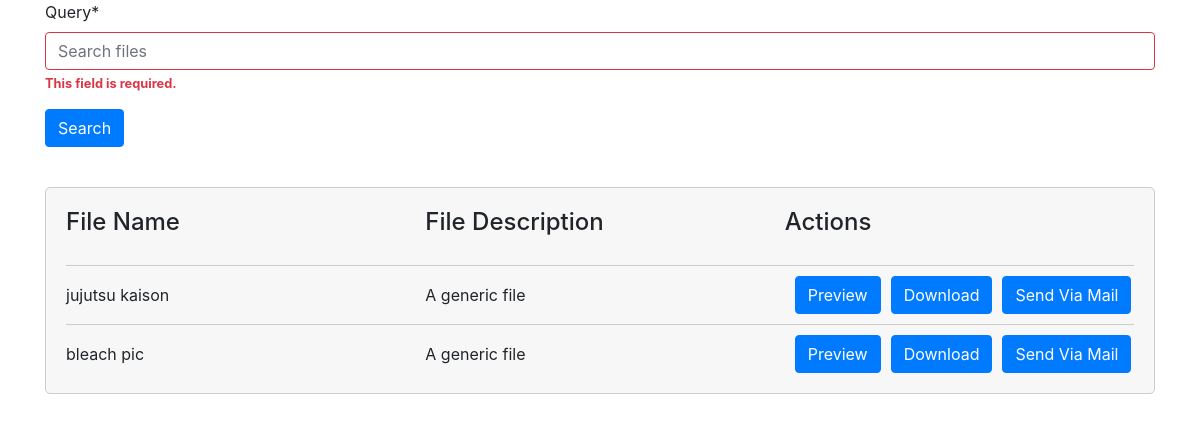
The page /feed/ (signed in) on the database as committed earlier.
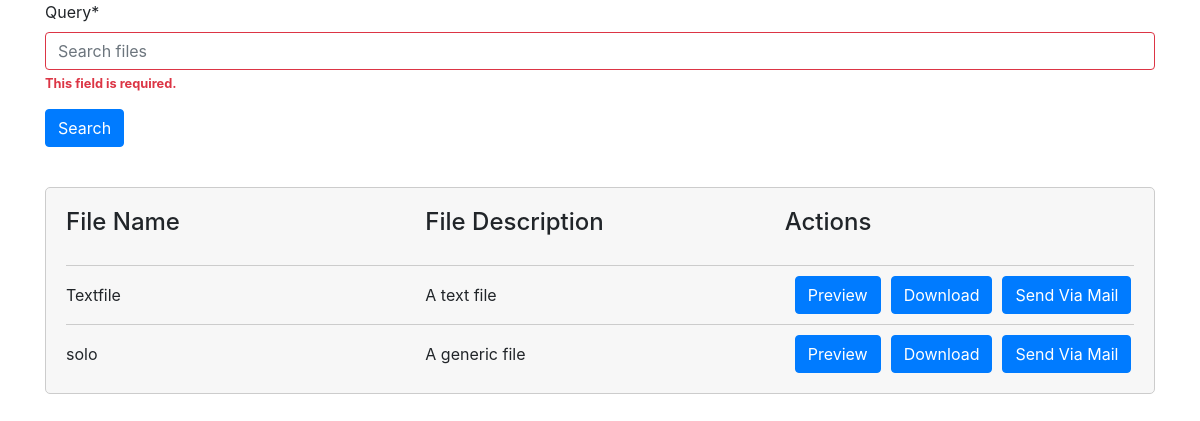
The same page on the database as committed later.
### filemanagement/models.py (models this page shows, shortened)
class File(models.Model):
    title = models.CharField(max_length=255)
    description = models.TextField(default='A generic file')
    file = models.FileField(upload_to='files/', default=None)
    downloads = models.PositiveIntegerField(default=0)
    emails_sent = models.PositiveIntegerField(default=0)
    uploaded_at = models.DateTimeField(auto_now_add=True)
    def get_file_url(self):
        return self.file.url

### filemanagement/views.py (the view)
# urls.py: path('feed/', login_required(views.feed), name='feed'),
def feed(request):
    form = SearchForm(request.GET)
    if form.is_valid():
        query = form.cleaned_data['query']
        files = File.objects.filter(title__icontains=query).order_by('-uploaded_at')
    else:
        files = File.objects.all().order_by('-uploaded_at')
    context = {
        'files': files,
        'form': form,
    }
    return render(request, 'filemanagement/feed.html', context)

### filemanagement/views.py
class SearchForm(forms.Form):
    query = forms.CharField(max_length=255, widget=forms.TextInput(attrs={'placeholder': 'Search files'}))
    def __init__(self, *args, **kwargs):
        super(SearchForm, self).__init__(*args, **kwargs)
        self.helper = FormHelper()
        self.helper.form_method = 'get'
        self.helper.layout = Layout(
            'query',
            Submit('submit', 'Search', css_class='btn-primary')
        )

### filemanagement/templates/filemanagement/feed.html (shortened to what this page needs)
{% extends 'base.html' %}
{% load crispy_forms_tags %}
{% block content %}
<form method="GET" action="{% url 'filemanagement:feed' %}">
    {% crispy form %}
</form>
<div class="file-grid">
    <div class="file-grid-header">
        <h4>File Name</h4>
        <h4>File Description</h4>
        <h4>Actions</h4>
    </div>
    {% for file in files %}
    <div class="file-details">
        <div class="file-name">{{ file.title }}</div>
        <div class="file-description">{{ file.description }}</div>
        <div class="file-actions">
            <a href="{{ file.get_file_url }}" class="btn btn-primary actions">Preview</a>
            <a href="{% url 'filemanagement:download_file' file_id=file.id %}" download class="btn btn-primary actions">Download</a>
            <a href="{% url 'filemanagement:send_via_email' file_id=file.id %}" class="btn btn-primary actions">Send Via Mail</a>
        </div>
    </div>
    {% endfor %}
</div>
{% endblock %}

### templates/base.html (shortened to what this page needs)
<!doctype html>
<html lang="en">
<head>
  <link rel="stylesheet" href="https://stackpath.bootstrapcdn.com/bootstrap/4.1.3/css/bootstrap.min.css">
</head>
<body>
  <div class="container">
    {% block content %}
    {% endblock %}
  </div>
</body>
</html>

### filemanagement/templates/filemanagement/feed.html (style rules this page uses)
.file-grid { display: grid; gap: 10px; padding: 20px; border: 1px solid #ccc; border-radius: 5px; background-color: #f7f7f7; margin-top: 40px; }
.file-grid-header { display: grid; grid-template-columns: 1fr 1fr 1fr; gap: 10px; font-weight: bold; margin-bottom: 10px; }
.file-details { display: grid; grid-template-columns: 1fr 1fr 1fr; gap: 10px; border-top: 1px solid #ccc; padding-top: 10px; }
.file-name, .file-description, .file-actions { display: flex; align-items: center; }
.actions { margin-left: 10px; }

Rows that differ between the two databases and show on the page:
removed File: title "jujutsu kaison", description "A generic file"
removed File: title "bleach pic", description "A generic file"
added File: title "Textfile", description "A text file"
added File: title "solo", description "A generic file"
